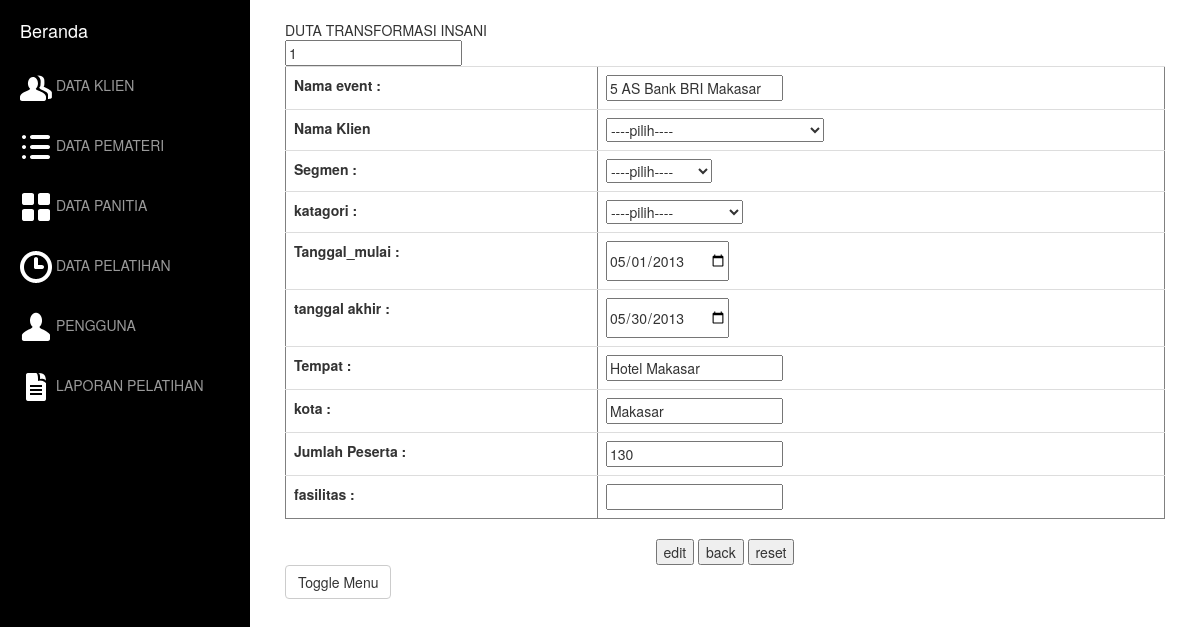
Page /EVENT/formedit.php?id=1 on the committed database.
### tables this page shows
CREATE TABLE IF NOT EXISTS `tb_event` (
  `id_event` int(11) NOT NULL AUTO_INCREMENT,
  `nama_event` varchar(100) NOT NULL,
  `nama_klien` varchar(30) NOT NULL,
  `segmen` varchar(10) NOT NULL,
  `katagori` varchar(50) NOT NULL,
  `tgl_mulai` varchar(30) NOT NULL,
  `tgl_akhir` varchar(30) NOT NULL,
  `tempat` varchar(30) NOT NULL,
  `kota` varchar(30) NOT NULL,
  `jum_peserta` int(250) NOT NULL,
  `fasilitas` varchar(500) NOT NULL,
  PRIMARY KEY (`id_event`),
  UNIQUE KEY `id_event` (`id_event`)
);

### EVENT/formedit.php (called while the page is built, shortened)
<?php
	include "event.php";
	$id = $_GET[id];
	$event = new event();
	$data_event = $event->get_event_by_id($id);
	include "view.formedit.php";
?>

### EVENT/event.php (called while the page is built, shortened)
<?php
class event{
	function get_event_by_id($id){
		$sql = "select * from tb_event where id_event='$id'";
		$query = mysql_query($sql) or die("Gagal query : ".$sql);
		$hasil = mysql_fetch_array($query);
		return $hasil;
	}
}
?>

### EVENT/view.formedit.php (the view, shortened to what this page needs)
<!DOCTYPE html>
<html lang="en">
<head>
    <link href="asset/css/bootstrap.min.css" rel="stylesheet">
    <link href="asset/css/simple-sidebar.css" rel="stylesheet">
</head>
<body>
    <div id="wrapper">
        <div id="sidebar-wrapper">
            <ul class="sidebar-nav">
                <li class="sidebar-brand">
                    <a href="../home.php">
                        Beranda
                    </a>
                </li>
                <li>
                    <a href="../KLIEN/index.php"><img src='../asset/icons/wb/ic_users.png' /> DATA KLIEN</a>
                </li><br>
                <li>
                    <a href="../PEMATERI/index.php"><img src='../asset/icons/wb/ic_list.png' /> DATA PEMATERI</a>
                </li><br>
                <li>
                    <a href="../PANITIA/index.php"><img src='../asset/icons/wb/ic_grid.png' /> DATA PANITIA</a>
                </li><br>
                <li>
                    <a href="#"><img src='../asset/icons/wb/ic_time.png' /> DATA PELATIHAN</a>
                </li><br>
				<li>
                    <a href="../USER/index.php"><img src='../asset/icons/wb/ic_user.png' /> PENGGUNA</a>
                </li><br>
                <li>
                    <a href="../LAPORAN/form.php"><img src='../asset/icons/wb/ic_text_document.png' /> LAPORAN PELATIHAN</a>
                </li>
            </ul>
        </div>
        <div id="page-content-wrapper">
            <div class="container-fluid">
                <div class="row">
                    <div class="col-lg-12">
                       DUTA TRANSFORMASI INSANI
					   	<form method="post" action="action.php">
	<input  name="id_event" value="<?php echo $data_event['id_event'];?>"/>
	<center>
		<table class="table" width="350" border="1">
		<tr>
			<th scope="row">Nama event :</th>
			<td><input type="text"  name="nama_event" value="<?php echo $data_event['nama_event'];?>" /></td>
		</tr>
		<tr>
			<th scope="row">Nama Klien</th>
			<td>
			<select name="nama_klien">
				<option>----pilih----</option>
			</select>
			</td>
		</tr>
		<tr>
			<th scope="row">Segmen :</th>
			<td>
			<select name="segmen">
				<option>----pilih----</option>
			</select>
			</td>
		</tr>
		<tr>
			<th scope="row"> katagori :</th>
			<td>
			<select name="katagori">
				<option>----pilih----</option>
			</select>
			</td>
		</tr>
		<tr>
			<th scope="row">Tanggal_mulai :</th>
			<td><input type="date" name="tgl_mulai" value="<?php echo $data_event['tgl_mulai'];?>" /></td>
		</tr>
		<tr>
			<th scope="row">tanggal akhir :</th>
			<td><input type="date" name="tgl_akhir" value="<?php echo $data_event['tgl_akhir'];?>"/></td>
		</tr>
		<tr>
			<th scope="row">Tempat :</th>
			<td><input type="text" name="tempat" value="<?php echo $data_event['tempat'];?>" /><br></td>
		</tr>
		<tr>
			<th scope="row">kota :</th>
			<td><input type="text" name="kota" value="<?php echo $data_event['kota'];?>" /><br></td>
		</tr>
		<tr>
			<th scope="row">Jumlah Peserta :</th>
			<td><input type="text" name="jum_peserta" value="<?php echo $data_event['jum_peserta'];?>" /></td>
		</tr>
		<tr>
			<th scope="row">fasilitas :</th>
			<td><input type="text" name="fasilitas" value="<?php echo $data_event['fasilitas'];?>" /></td>
		</tr>
	</table>
		<input type="submit" name="submit" value="edit"/>
		<input type="submit" name="submit" value="back"/>
		<input type="reset" name="reset" value="reset"/>
	</center>
	</form>
                        <a href="#menu-toggle" class="btn btn-default" id="menu-toggle">Toggle Menu</a>
                    </div>
                </div>
            </div>
        </div>
    </div>
</body>
</html>

### EVENT/asset/css/simple-sidebar.css (style rules this page uses)
#wrapper { padding-left: 0; -webkit-transition: all 0.5s ease; -moz-transition: all 0.5s ease; -o-transition: all 0.5s ease; transition: all 0.5s ease; }
#sidebar-wrapper { z-index: 1000; position: fixed; left: 250px; width: 0; height: 100%; margin-left: -250px; overflow-y: auto; background: #000; -webkit-transition: all 0.5s ease; -moz-transition: all 0.5s ease; -o-transition: all 0.5s ease; transition: all 0.5s ease; }
#page-content-wrapper { width: 100%; padding: 15px; }
.sidebar-nav { position: absolute; top: 0; width: 250px; margin: 0; padding: 0; list-style: none; }
.sidebar-nav li { text-indent: 20px; line-height: 40px; }
.sidebar-nav li a { display: block; text-decoration: none; color: #999999; }
.sidebar-nav > .sidebar-brand { height: 65px; font-size: 18px; line-height: 60px; }
.sidebar-nav > .sidebar-brand a { color: #999999; }
@media (min-width:768px) { #wrapper { padding-left: 250px; } }
@media (min-width:768px) { #sidebar-wrapper { width: 250px; } }
@media (min-width:768px) { #page-content-wrapper { padding: 20px; } }

### rows in the picture
tb_event: id_event "1", nama_event "5 AS Bank BRI Makasar", tgl_mulai "05/01/2013", tgl_akhir "05/30/2013", tempat "Hotel Makasar", kota "Makasar", jum_peserta "130"
